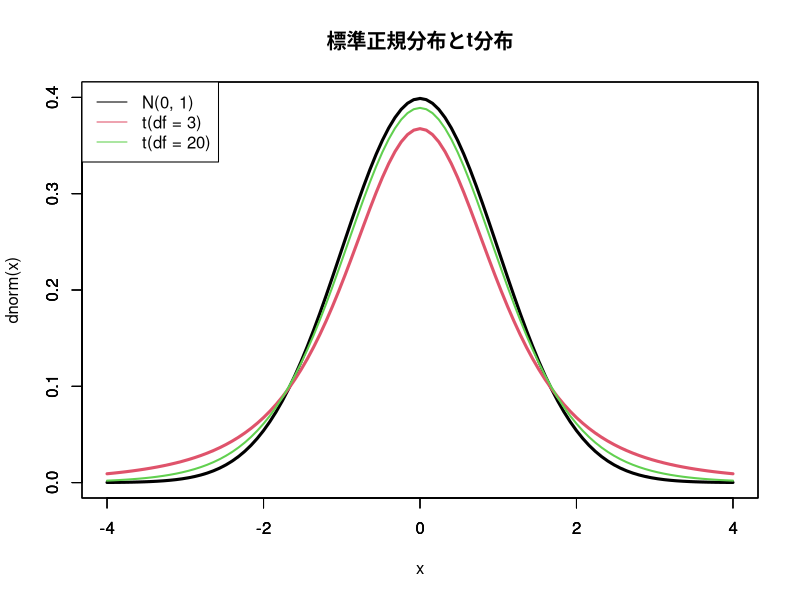

Source code (R): (Note: this script raises an error after producing the figure.)
## ---- chunk 1
dice <- matrix(c("確率", "1/6", "1/6", "1/6", "1/6", "1/6", "1/6"), nrow = 1)
colnames(dice) <- c("x", "1", "2", "3", "4", "5", "6")
knitr::kable(dice, caption = "サイコロの確率分布", align = "ccccccc")
## ---- chunk 2
set.seed(442)# 乱数の再現性確保のための指示。関数内の数字に特に意味はないため各自別の値を使っても良い。
die <- 1:6
d <- sample(die,size=1,replace = TRUE)
d
## ---- chunk 3
set.seed(352) 
d1 <- sample(die,size=10,replace = TRUE)
d2 <- sample(die,size=10,replace = TRUE)
d3 <- sample(die,size=10,replace = TRUE)
d_mean <- matrix(c(mean(d1),mean(d2),mean(d3)),nrow = 1)
colnames(d_mean) <- c("d1の平均", "d2の平均", "d3の平均")
knitr::kable(d_mean, caption = "サイコロの標本平均比較", align = "ccc")
## ---- chunk 4
set.seed(541) 
d10 <- sample(die,size=10,replace = TRUE)
d100 <- sample(die,size=100,replace = TRUE)
d1000 <- sample(die,size=1000,replace = TRUE)
d_lln <- matrix(c(mean(d10),mean(d100),mean(d1000)),nrow = 1)
colnames(d_lln) <- c("10回試行の平均", "100回試行の平均", "1,000回試行の平均")
knitr::kable(d_lln, caption = "サイコロの標本平均比較２", align = "ccc")
## ---- chunk 5
curve(dnorm, -4, 4, type = "l", col = 1, lwd = 3, xlim=c(-4,4), ylim=c(0,0.4))
par(new=T)
curve(dt(x, 3), -4, 4, type="l", col = 2, lwd = 3, xlim=c(-4,4), ylim=c(0,0.4), ann = FALSE)
par(new=T)
curve(dt(x, 10), -4, 4, type="l", col = 3, lwd = 2, xlim=c(-4,4), ylim=c(0,0.4), ann = FALSE)
legend("topleft", legend=c("N(0, 1)", "t(df = 3)", "t(df = 20)"), lty=1, col=1:3)
title("標準正規分布とt分布")
## ---- chunk 6
bulb_alt <- matrix(c(
  1939.6, 1680.3, 1982.1, 2215.6,
  2092.5, 1928.9, 2003.8, 1955.5,
  1800.1, 1659.5, 2066.2, 2107.2,
  2085.5, 1878.6, 2007.6, 1816.1),nrow = 1)
knitr::kable(bulb_alt)
## ---- chunk 7
bulb <- c(
  1939.6, 1680.3, 1982.1, 2215.6,
  2092.5, 1928.9, 2003.8, 1955.5,
  1800.1, 1659.5, 2066.2, 2107.2,
  2085.5, 1878.6, 2007.6, 1816.1)

bulb_ci <- t.test(bulb) #t検定の実施と格納
bulb_ci$conf.int #信頼区間の出力（デフォルトで95%信頼水準）
## ---- chunk 8
qnorm(0.025, lower.tail=FALSE) #標準正規分布における上側2.5%点の分位点を求める。
## ---- chunk 9
n <- length(bulb)
z <- qnorm(0.025, lower.tail=FALSE)
xbar <- mean(bulb)
sigma <- 180
#信頼区間の計算
upper <- xbar+z*(sigma/sqrt(n))
lower <- xbar-z*(sigma/sqrt(n))
#結果のまとめと出力
ci.bulb <- matrix(c(lower,upper),nrow=1)
colnames(ci.bulb) <- c("ci.lower", "ci.upper")
knitr::kable(ci.bulb, caption = "Bulb data CI（95%）", align = "cc")
## ---- chunk 10
knitr::include_graphics("stat/ztest_twotails.png")
## ---- chunk 11
reject <- c("H0を棄却", "H0を採択")
t <- c("Type 1 error","✓")
f <- c("✓","Type 2 error")
tab_error <- cbind(reject,t,f)
colnames(tab_error) <- c(" ", "H0が真", "H0が偽")
knitr::kable(tab_error, caption = "検定の誤り", align = "ccc")

## ---- chunk 12
mean(bulb)
## ---- chunk 13
t.test(bulb, alternative = "two.sided", mu = 1800)
## ---- chunk 14
n <- length(bulb)
z <- qnorm(0.025, lower.tail=FALSE)
xbar <- mean(bulb)
sigma <- 180
mu <- 1800

#Test statistic
Z <- (xbar - mu)/(sigma/sqrt(n))
Z
## ---- chunk 15
library(tidyverse)
firmdata <- readxl::read_xlsx("data/MktRes_firmdata.xlsx")
firm2018 <- firmdata %>% 
  filter(fyear == 2018) %>% 
  mutate(ad_dummy = ifelse(adint > median(adint),1, 0))

t.test(sales ~ ad_dummy, data = firm2018)
t.test(sales ~ ad_dummy, data = firm2018,var.equal=T)
## ---- chunk 16
var.test(sales ~ ad_dummy, data = firm2018, ratio = 1)

## ---- chunk 17
library(reshape2)

s <- aov(tip ~ day, data = tips)
anova(s)
## ---- chunk 18
tukey_result <- TukeyHSD(s)
tukey_result
plot(tukey_result)
## ---- chunk 19
library(pwr)
## ---- chunk 20
est_n <- pwr.t.test(d=0.8, power=0.8, sig.level=0.05)
est_n
## ---- chunk 21
plot(est_n)
## ---- chunk 22
pwr.t.test(d=0.8, n=26, sig.level=0.05)
